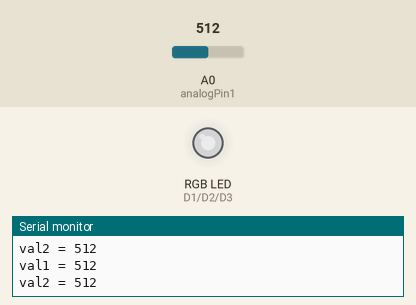
Bench run of a sketch on a simulated ESP8266 (NodeMCU). On the bench: an RGB LED mixed from three pins (HIGH = lit), the last lines printed to the serial monitor. The inputs (shaded band) are chosen by the test bench; at power-on: A0 (analogPin1) = 512. Dim RGB values are drawn brighter than linear.

Above: at 1.2 s.
1.3 s: A0 (analogPin1) set to 716
At 2.3 s:
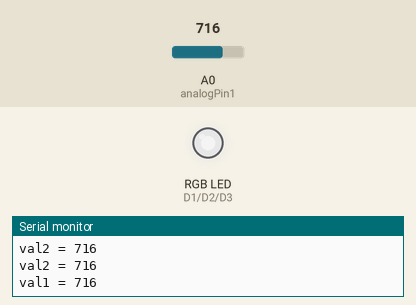
2.8 s: A0 (analogPin1) set to 11
At 3.8 s:
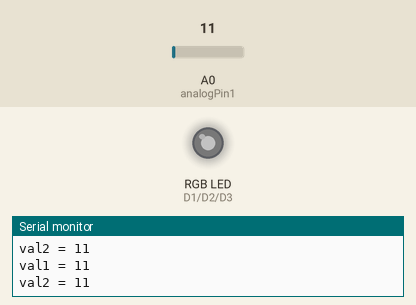
4.3 s: A0 (analogPin1) set to 8
5.8 s: A0 (analogPin1) set to 0
At 7.0 s:
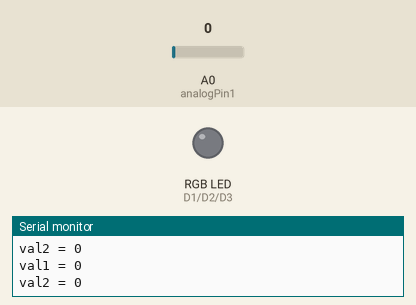
7.3 s: A0 (analogPin1) set to 989
At 8.4 s:
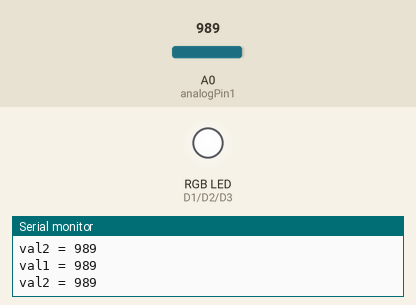
8.8 s: A0 (analogPin1) set to 1018
At 9.7 s:
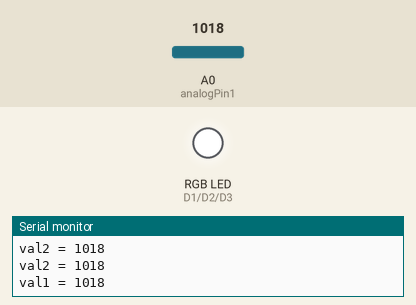
Timing chart, 0 to 11.3 s (numbered marks = the images above; inputs shaded):
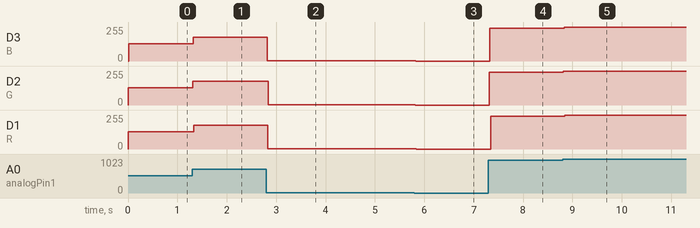

The sketch:

3-2.ino
```cpp
int R = D1;
int G = D2;
int B = D3;
int analogPin1 =A0;
int val1 = 0;
int analogPin2 =D6;
int val2 = 0;
int analogPin3 =D8;
int val3 = 0;
void setup() {
pinMode(R, OUTPUT);
pinMode(G, OUTPUT);
pinMode(B, OUTPUT);
Serial.begin(9600);
}
void loop() {
// กำหนด LED ดับ
val1 = analogRead(analogPin1);  //อ่านค่าสัญญาณ analog ขา5 เว็บไว้ในตัวแปร val
  Serial.print("val1 = "); // พิมพ์ข้อมความส่งเข้าคอมพิวเตอร์ "val = "
  Serial.println(val1); // พิมพ์ค่าของตัวแปร val
  analogWrite(R, val1 / 4); // ส่งค่าสัญญาณ analog ไปควบคุมความสว่างหลอดไฟ LED
  delay(5);
val2 = analogRead(analogPin2);  //อ่านค่าสัญญาณ analog ขา5 เว็บไว้ในตัวแปร val
  Serial.print("val2 = "); // พิมพ์ข้อมความส่งเข้าคอมพิวเตอร์ "val = "
  Serial.println(val2); // พิมพ์ค่าของตัวแปร val
  analogWrite(G, val2 / 4); // ส่งค่าสัญญาณ analog ไปควบคุมความสว่างหลอดไฟ LED
  delay(5);
  val3 = analogRead(analogPin3);  //อ่านค่าสัญญาณ analog ขา5 เว็บไว้ในตัวแปร val
  Serial.print("val2 = "); // พิมพ์ข้อมความส่งเข้าคอมพิวเตอร์ "val = "
  Serial.println(val3); // พิมพ์ค่าของตัวแปร val
  analogWrite(B, val3 / 4); // ส่งค่าสัญญาณ analog ไปควบคุมความสว่างหลอดไฟ LED
  delay(5);
//analogWrite(R, 0);
//analogWrite(G, 0);
//analogWrite(B, 0);
}
```

Measured:
- after the input at 1.3 s, D3 (B), D2 (G), D1 (R): 128/255 → 179/255 at once
- after the input at 2.8 s, D3 (B), D2 (G), D1 (R): 179/255 → 2/255 at once
- after the input at 5.8 s, D3 (B), D2 (G), D1 (R): 2/255 → 0/255 at once
- after the input at 7.3 s, D3 (B), D2 (G), D1 (R): 0/255 → 247/255 at once
- after the input at 8.8 s, D3 (B), D2 (G), D1 (R): 247/255 → 254/255 at once
